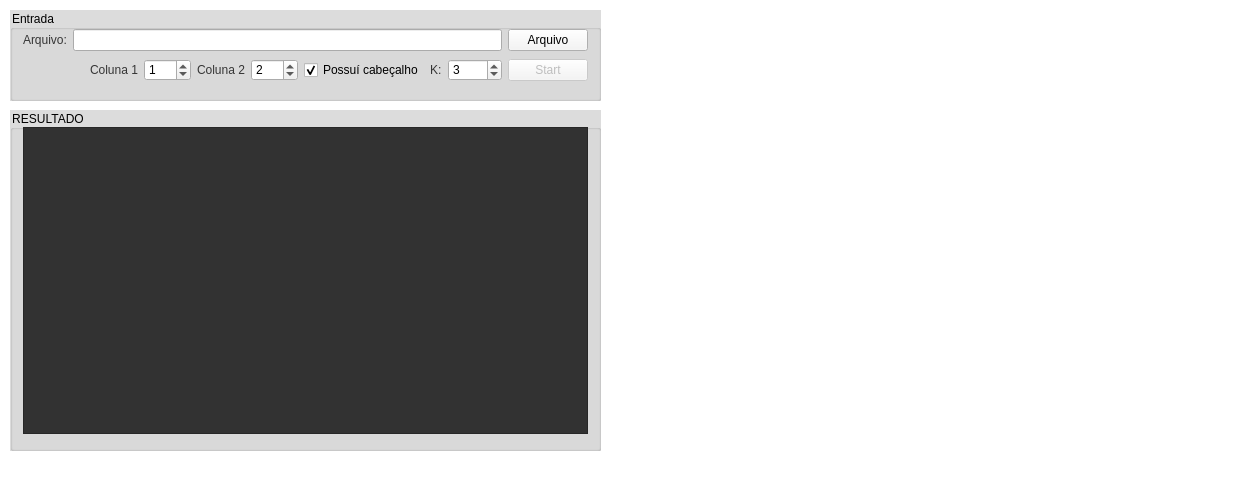
<?xml version="1.0" encoding="UTF-8"?>
<ui version="4.0">
 <class>MainWindow</class>
 <widget class="QMainWindow" name="MainWindow">
  <property name="geometry">
   <rect>
    <x>0</x>
    <y>0</y>
    <width>1242</width>
    <height>484</height>
   </rect>
  </property>
  <property name="windowTitle">
   <string>K-Means</string>
  </property>
  <property name="styleSheet">
   <string notr="true">QMainWindow{
	background-color: rgb(255, 255, 255);
}

QLabel{
	font-size: 12px;
	color: rgb(53, 53, 53);
}

QGroupBox{
	background-color: rgb(220, 220, 220);
	padding: 5px 1px 5px 1px;
	qproperty-alignment: AlignCenter;
	font-size: 12px;
}

QPushButton{
	background-color: rgb(245, 245, 245);
}

QPushButton::hover{
	background-color: rgb(204, 204, 204);
}</string>
  </property>
  <widget class="QWidget" name="centralWidget">
   <widget class="QGroupBox" name="groupBox">
    <property name="geometry">
     <rect>
      <x>10</x>
      <y>10</y>
      <width>591</width>
      <height>91</height>
     </rect>
    </property>
    <property name="styleSheet">
     <string notr="true"/>
    </property>
    <property name="title">
     <string>Entrada</string>
    </property>
    <layout class="QVBoxLayout" name="verticalLayout">
     <item>
      <layout class="QHBoxLayout" name="horizontalLayout">
       <item>
        <widget class="QLabel" name="label">
         <property name="text">
          <string>Arquivo:</string>
         </property>
        </widget>
       </item>
       <item>
        <widget class="QLineEdit" name="arquivoLineEdit">
         <property name="readOnly">
          <bool>true</bool>
         </property>
        </widget>
       </item>
       <item>
        <widget class="QPushButton" name="arquivoPushButton">
         <property name="cursor">
          <cursorShape>PointingHandCursor</cursorShape>
         </property>
         <property name="text">
          <string>Arquivo</string>
         </property>
        </widget>
       </item>
      </layout>
     </item>
     <item>
      <layout class="QHBoxLayout" name="horizontalLayout_2">
       <item>
        <spacer name="horizontalSpacer_2">
         <property name="orientation">
          <enum>Qt::Horizontal</enum>
         </property>
         <property name="sizeHint" stdset="0">
          <size>
           <width>40</width>
           <height>20</height>
          </size>
         </property>
        </spacer>
       </item>
       <item>
        <widget class="QLabel" name="label_3">
         <property name="text">
          <string>Coluna 1</string>
         </property>
        </widget>
       </item>
       <item>
        <widget class="QSpinBox" name="spinBox">
         <property name="maximum">
          <number>999</number>
         </property>
         <property name="value">
          <number>1</number>
         </property>
        </widget>
       </item>
       <item>
        <widget class="QLabel" name="label_4">
         <property name="text">
          <string>Coluna 2</string>
         </property>
        </widget>
       </item>
       <item>
        <widget class="QSpinBox" name="spinBox_2">
         <property name="maximum">
          <number>999</number>
         </property>
         <property name="value">
          <number>2</number>
         </property>
        </widget>
       </item>
       <item>
        <widget class="QCheckBox" name="checkBox">
         <property name="text">
          <string>Possuí cabeçalho</string>
         </property>
         <property name="checked">
          <bool>true</bool>
         </property>
        </widget>
       </item>
       <item>
        <widget class="QLabel" name="label_2">
         <property name="text">
          <string>K:</string>
         </property>
        </widget>
       </item>
       <item>
        <widget class="QSpinBox" name="kSpinBox">
         <property name="maximum">
          <number>9999</number>
         </property>
         <property name="value">
          <number>3</number>
         </property>
        </widget>
       </item>
       <item>
        <widget class="QPushButton" name="start1PushButton">
         <property name="enabled">
          <bool>false</bool>
         </property>
         <property name="cursor">
          <cursorShape>PointingHandCursor</cursorShape>
         </property>
         <property name="text">
          <string>Start</string>
         </property>
        </widget>
       </item>
      </layout>
     </item>
    </layout>
   </widget>
   <widget class="QGroupBox" name="groupBox_2">
    <property name="geometry">
     <rect>
      <x>10</x>
      <y>110</y>
      <width>591</width>
      <height>341</height>
     </rect>
    </property>
    <property name="title">
     <string>RESULTADO</string>
    </property>
    <layout class="QVBoxLayout" name="verticalLayout_2">
     <item>
      <widget class="QPlainTextEdit" name="resultPlainText">
       <property name="styleSheet">
        <string notr="true">background-color: rgb(50, 50, 50);
color: rgb(255, 255, 255);</string>
       </property>
      </widget>
     </item>
    </layout>
   </widget>
   <widget class="QCustomPlot" name="plot" native="true">
    <property name="geometry">
     <rect>
      <x>610</x>
      <y>10</y>
      <width>621</width>
      <height>441</height>
     </rect>
    </property>
    <property name="styleSheet">
     <string notr="true">background-color: rgb(255, 255, 255);</string>
    </property>
   </widget>
  </widget>
  <widget class="QMenuBar" name="menuBar">
   <property name="geometry">
    <rect>
     <x>0</x>
     <y>0</y>
     <width>1242</width>
     <height>21</height>
    </rect>
   </property>
  </widget>
 </widget>
 <layoutdefault spacing="6" margin="11"/>
 <customwidgets>
  <customwidget>
   <class>QCustomPlot</class>
   <extends>QWidget</extends>
   <header location="global">qcustomplot.h</header>
   <container>1</container>
  </customwidget>
 </customwidgets>
 <resources/>
 <connections/>
</ui>
